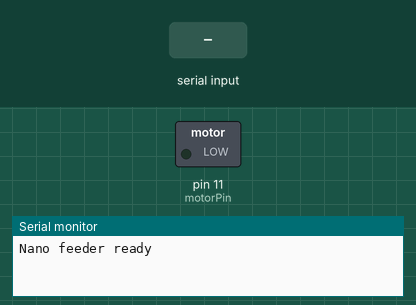
Simulated run of this sketch. Board: Arduino Nano, built with avr-gcc and run on an emulated ATmega328P. On the bench: switched loads named in the sketch (green lamp = pin HIGH), the last lines printed to the serial monitor. The inputs (shaded band) are chosen by the test bench.

Above: at 1.2 s.
1.3 s: "K" received over the second serial link
At 2.6 s:
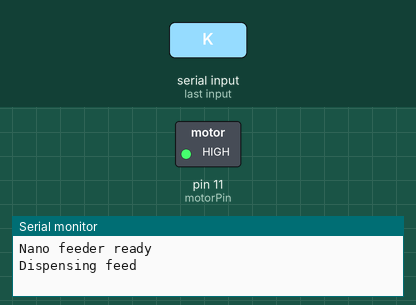
Timing chart, 0 to 7.8 s (numbered marks = the images above; inputs shaded):
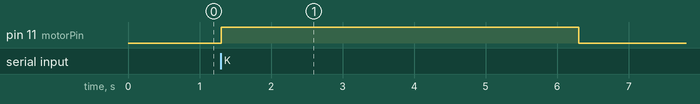

The sketch:

Feeder_slave_test_code.ino
```cpp
#include <SoftwareSerial.h>

SoftwareSerial BT(2,3); // RX,TX

const int motorPin = 11;
const unsigned long dispenseTime = 5000;

bool busy = false;

void setup() {
  pinMode(motorPin, OUTPUT);
  digitalWrite(motorPin, LOW); // motor OFF

  Serial.begin(9600);
  BT.begin(9600);

  Serial.println("Nano feeder ready");
}

void loop() {

  if (BT.available()) {
    char cmd = BT.read();

    if (cmd == 'K' && !busy) {

      busy = true;
      Serial.println("Dispensing feed");

      digitalWrite(motorPin, HIGH);   // motor ON
      delay(dispenseTime);
      digitalWrite(motorPin, LOW);  // motor OFF

      BT.write('O');  // send completion
      busy = false;
    }
  }
}
```

Measured:
- after the input at 1.3 s, pin 11 (motorPin): LOW → HIGH at once, → LOW 5.0 s later
